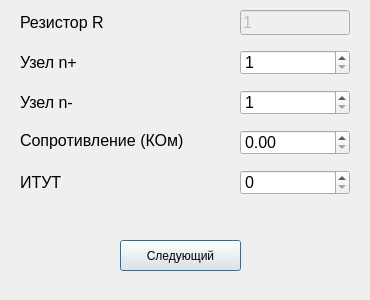
<?xml version="1.0" encoding="UTF-8"?>
<ui version="4.0">
 <class>InputElements</class>
 <widget class="QDialog" name="InputElements">
  <property name="geometry">
   <rect>
    <x>0</x>
    <y>0</y>
    <width>370</width>
    <height>300</height>
   </rect>
  </property>
  <property name="windowTitle">
   <string>Dialog</string>
  </property>
  <widget class="QSpinBox" name="node_nm">
   <property name="geometry">
    <rect>
     <x>240</x>
     <y>90</y>
     <width>110</width>
     <height>25</height>
    </rect>
   </property>
   <property name="font">
    <font>
     <pointsize>12</pointsize>
    </font>
   </property>
   <property name="minimum">
    <number>1</number>
   </property>
   <property name="maximum">
    <number>100000</number>
   </property>
  </widget>
  <widget class="QSpinBox" name="p1_value">
   <property name="geometry">
    <rect>
     <x>240</x>
     <y>170</y>
     <width>110</width>
     <height>25</height>
    </rect>
   </property>
   <property name="font">
    <font>
     <pointsize>12</pointsize>
    </font>
   </property>
   <property name="maximum">
    <number>100000</number>
   </property>
  </widget>
  <widget class="QLabel" name="param_1">
   <property name="geometry">
    <rect>
     <x>20</x>
     <y>170</y>
     <width>120</width>
     <height>25</height>
    </rect>
   </property>
   <property name="font">
    <font>
     <pointsize>12</pointsize>
    </font>
   </property>
   <property name="text">
    <string>ИТУТ</string>
   </property>
  </widget>
  <widget class="QPushButton" name="next_element">
   <property name="geometry">
    <rect>
     <x>120</x>
     <y>240</y>
     <width>121</width>
     <height>31</height>
    </rect>
   </property>
   <property name="text">
    <string>Следующий</string>
   </property>
  </widget>
  <widget class="QLabel" name="name_element">
   <property name="geometry">
    <rect>
     <x>20</x>
     <y>10</y>
     <width>150</width>
     <height>25</height>
    </rect>
   </property>
   <property name="font">
    <font>
     <pointsize>12</pointsize>
    </font>
   </property>
   <property name="text">
    <string>Резистор R</string>
   </property>
  </widget>
  <widget class="QLabel" name="label_6">
   <property name="geometry">
    <rect>
     <x>20</x>
     <y>50</y>
     <width>100</width>
     <height>25</height>
    </rect>
   </property>
   <property name="font">
    <font>
     <pointsize>12</pointsize>
    </font>
   </property>
   <property name="text">
    <string>Узел n+</string>
   </property>
  </widget>
  <widget class="QLabel" name="label_13">
   <property name="geometry">
    <rect>
     <x>20</x>
     <y>90</y>
     <width>100</width>
     <height>25</height>
    </rect>
   </property>
   <property name="font">
    <font>
     <pointsize>12</pointsize>
    </font>
   </property>
   <property name="text">
    <string>Узел n-</string>
   </property>
  </widget>
  <widget class="QLabel" name="physical_quntity">
   <property name="geometry">
    <rect>
     <x>20</x>
     <y>130</y>
     <width>181</width>
     <height>21</height>
    </rect>
   </property>
   <property name="font">
    <font>
     <pointsize>12</pointsize>
    </font>
   </property>
   <property name="text">
    <string>Сопротивление (КОм)</string>
   </property>
  </widget>
  <widget class="QDoubleSpinBox" name="ph_q_value">
   <property name="geometry">
    <rect>
     <x>240</x>
     <y>130</y>
     <width>110</width>
     <height>25</height>
    </rect>
   </property>
   <property name="font">
    <font>
     <pointsize>12</pointsize>
    </font>
   </property>
  </widget>
  <widget class="QSpinBox" name="node_np">
   <property name="geometry">
    <rect>
     <x>240</x>
     <y>50</y>
     <width>110</width>
     <height>25</height>
    </rect>
   </property>
   <property name="font">
    <font>
     <pointsize>12</pointsize>
    </font>
   </property>
   <property name="minimum">
    <number>1</number>
   </property>
   <property name="maximum">
    <number>100000</number>
   </property>
  </widget>
  <widget class="QLineEdit" name="element_number">
   <property name="enabled">
    <bool>false</bool>
   </property>
   <property name="geometry">
    <rect>
     <x>240</x>
     <y>10</y>
     <width>110</width>
     <height>25</height>
    </rect>
   </property>
   <property name="font">
    <font>
     <pointsize>12</pointsize>
    </font>
   </property>
   <property name="mouseTracking">
    <bool>true</bool>
   </property>
   <property name="acceptDrops">
    <bool>true</bool>
   </property>
   <property name="text">
    <string>1</string>
   </property>
   <property name="frame">
    <bool>true</bool>
   </property>
  </widget>
 </widget>
 <resources/>
 <connections/>
</ui>
